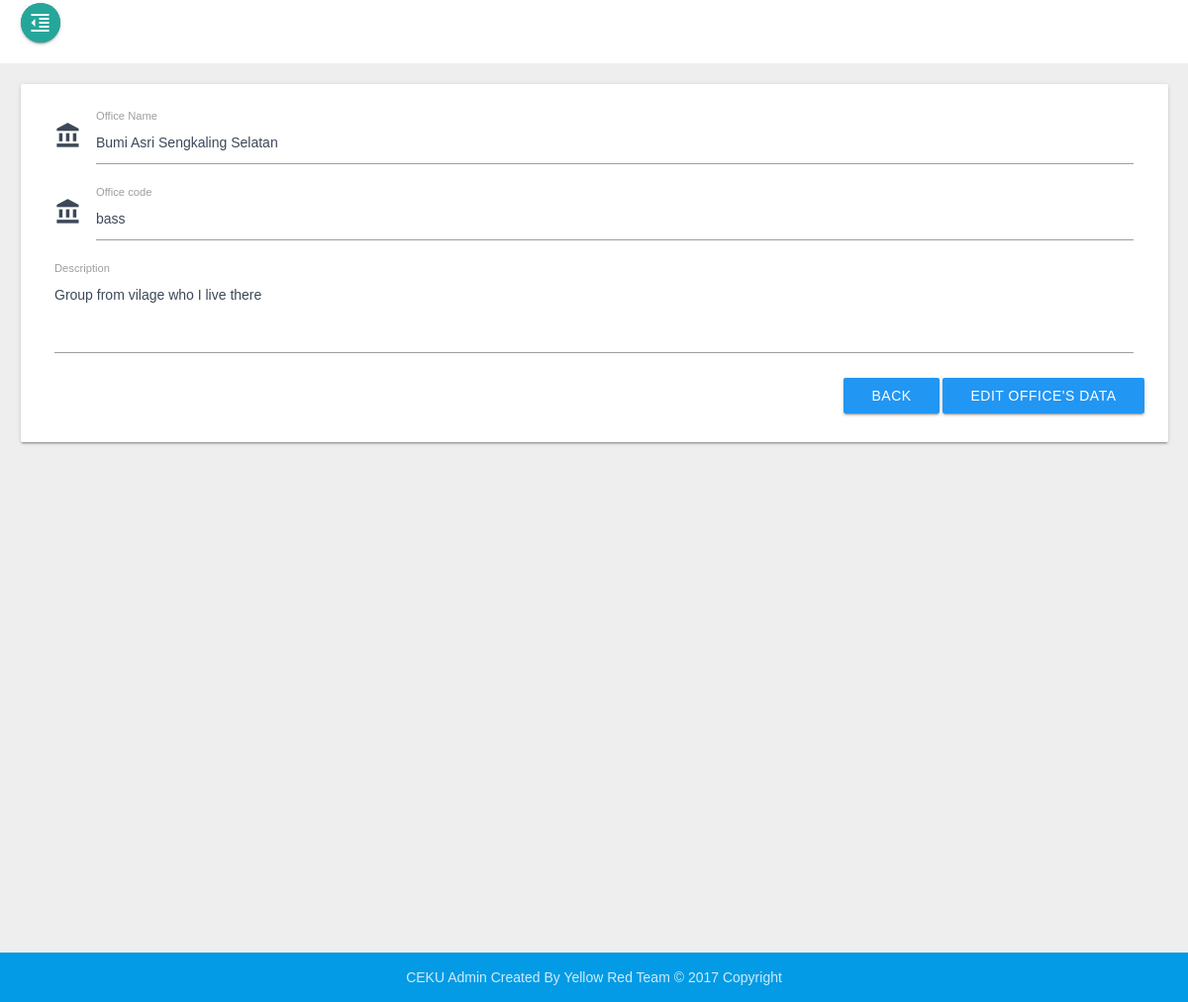
The app's page /wp-admin/edit_office?id_office=2 (signed in) with its own data.
### tables this page shows
CREATE TABLE `office` (
  `Id_office` int(12) NOT NULL,
  `Office_name` varchar(225) NOT NULL,
  `Office_code` varchar(225) NOT NULL,
  `Description` text NOT NULL
);

### wp-admin/edit_office.php (the view, shortened to what this page needs)
<?php
include("script/header_script.php");
    if (isset($_GET['id_office'])) {
        $id_office = ($_GET["id_office"]);
        $query = "SELECT * FROM office WHERE Id_office = '$id_office' ";
        $result = mysqli_query($con, $query);
        $data = mysqli_fetch_assoc($result);
        $Office_name = $data["Office_name"];
        $Office_code = $data["Office_code"];
        $Description = $data["Description"];
    }else{
			header("location:../404");
    }
    ?>
    <div class="wrapper animsition">
        <main class="main">
          <?php include("menu/header.php") ?>
            <div class="main-content section">
              <div class="row">
                <form class="col s12" method="POST" action="system/edit_office.php">
                  <div class="card-panel">
                    <div class="row">
                      <div class="input-field col s12 m12">
                        <i class="material-icons prefix">account_balance</i>
                        <input id="icon_prefix" class="validate" type="text" name="office_name" value="<?php echo $Office_name ?>">
                        <label for="icon_prefix" class="">Office Name</label>
                      </div>
                      <div class="input-field col s12 m12">
                        <i class="material-icons prefix">account_balance</i>
                        <input id="icon_prefix" class="validate" type="text" name="office_code" value="<?php echo $Office_code ?>">
                        <label for="icon_prefix" class="">Office code</label>
                      </div>
                      <div class="input-field col s12">
                        <textarea id="textarea1" class="materialize-textarea" style="height: 45px;" name="desk"><?php echo $Description ?></textarea>
                        <label for="textarea1" class="">Description</label>
                      </div>
                    </div>
                    <div class="row" align="right">
                      <a href="office" type="submit" name="input" class="waves-effect waves-light btn blue">
                        Back
                      </a>
                      <button type="submit" name="input" class="waves-effect waves-light btn blue">
                        Edit Office's Data
                      </button>
                </form>
              </div>
            </div>
          <?php include("menu/footer.php") ?>
        </main>
      </div>
<?php include("script/footer_script.php"); ?>

### records on screen
office: office_name "Bumi Asri Sengkaling Selatan", office_code "bass", desk "Group from vilage who I live there"
